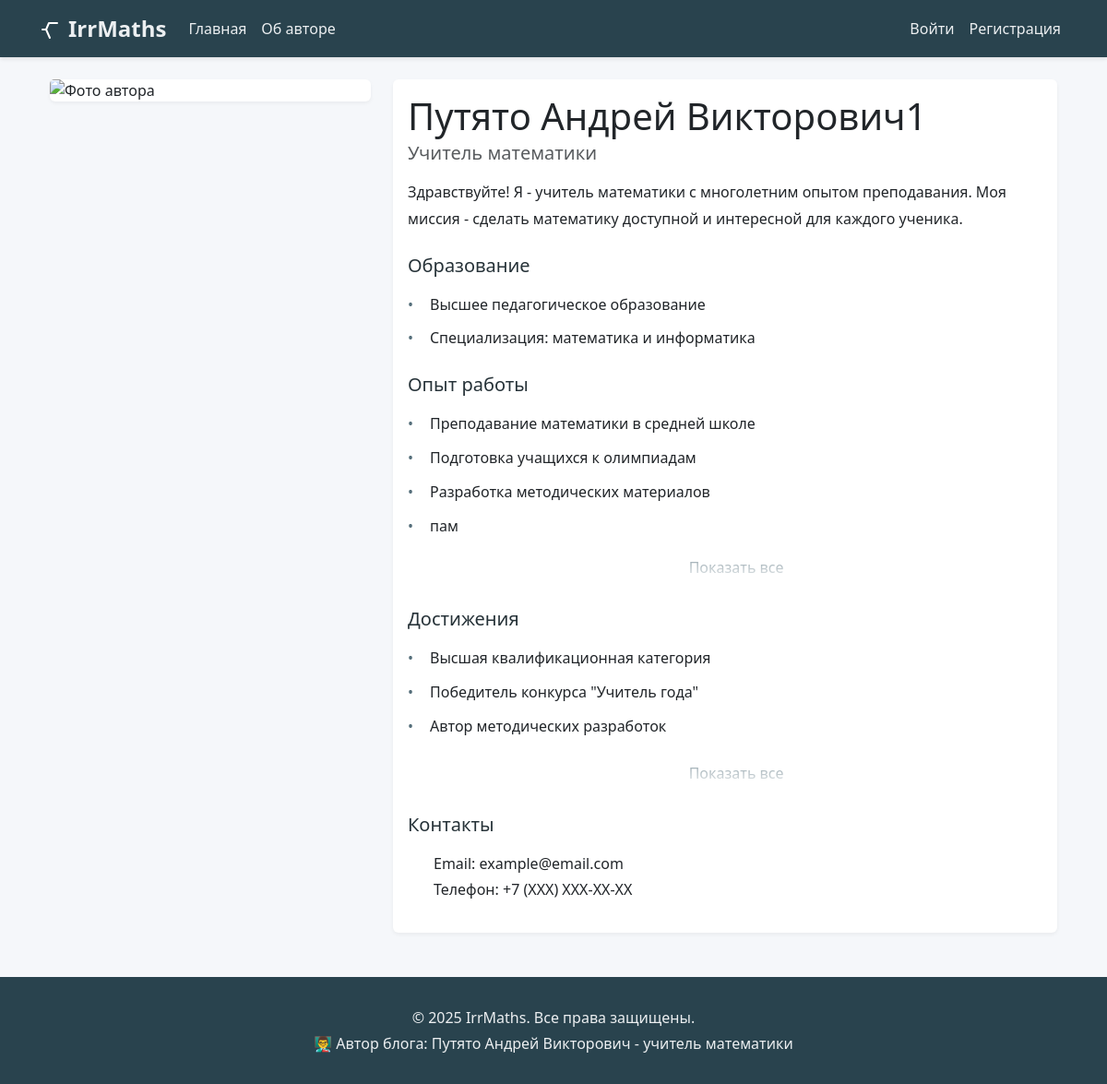
/about, run on the app's committed database.
### app.py (models this page shows)
class AuthorInfo(db.Model):
    id = db.Column(db.Integer, primary_key=True)
    name = db.Column(db.String(100), nullable=False)
    position = db.Column(db.String(100), nullable=False)
    description = db.Column(db.Text, nullable=False)
    education = db.Column(db.Text, nullable=False)
    experience = db.Column(db.Text, nullable=False)
    achievements = db.Column(db.Text, nullable=False)
    email = db.Column(db.String(120), nullable=False)
    phone = db.Column(db.String(20), nullable=False)
    image_path = db.Column(db.String(200))

### app.py (the view)
@app.route('/about')
def about():
    author_info = AuthorInfo.query.first()
    return render_template('about.html', title='Об авторе', author_info=author_info)

### templates/about.html (shortened to what this page needs)
{% extends "layout.html" %}
{% block content %}
<div class="container mt-4">
    <div class="row">
        <div class="col-md-4">
            <div class="card">
                {% if author_info and author_info.image_path %}
                    <img src="{{ url_for('static', filename=author_info.image_path) }}" class="card-img-top" alt="Фото автора">
                {% else %}
                    <img src="{{ url_for('static', filename='images/default_author.jpg') }}" class="card-img-top" alt="Фото автора">
                {% endif %}
            </div>
        </div>
        <div class="col-md-8">
            <div class="card">
                <div class="card-body">
                    <h1 class="card-title">
                        {% if author_info %}
                            {{ author_info.name }}
                        {% else %}
                            Путято Андрей Викторович
                        {% endif %}
                    </h1>
                    <h5 class="card-subtitle mb-3 text-muted">
                        {% if author_info %}
                            {{ author_info.position }}
                        {% else %}
                            Учитель математики
                        {% endif %}
                    </h5>
                    <div class="about-content">
                        <p>
                            {% if author_info %}
                                {{ author_info.description }}
                            {% else %}
                                Здравствуйте! Я - учитель математики с многолетним опытом преподавания. Моя миссия - сделать математику доступной и интересной для каждого ученика.
                            {% endif %}
                        </p>
                        <h4 class="mt-4">Образование</h4>
                        <ul>
                            {% if author_info %}
                                {% for item in author_info.education.split('\n') %}
                                    <li>{{ item }}</li>
                                {% endfor %}
                            {% else %}
                                <li>Высшее педагогическое образование</li>
                                <li>Специализация: математика и информатика</li>
                            {% endif %}
                        </ul>
                        <h4 class="mt-4">Опыт работы</h4>
                        <div class="experience-container">
                            <div class="experience-content collapsed">
                                <ul>
                                    {% if author_info %}
                                        {% for item in author_info.experience.split('\n') %}
                                            <li>{{ item }}</li>
                                        {% endfor %}
                                    {% else %}
                                        <li>Преподавание математики в средней школе</li>
                                        <li>Подготовка учащихся к олимпиадам</li>
                                        <li>Разработка методических материалов</li>
                                    {% endif %}
                                </ul>
                            </div>
                            <button class="btn btn-link experience-toggle" type="button">
                                <i class="fas fa-chevron-down"></i> Показать все
                            </button>
                        </div>
                        <h4 class="mt-4">Достижения</h4>
                        <div class="achievements-container">
                            <div class="achievements-content collapsed">
                                <ul>
                                    {% if author_info %}
                                        {% for item in author_info.achievements.split('\n') %}
                                            <li>{{ item }}</li>
                                        {% endfor %}
                                    {% else %}
                                        <li>Высшая квалификационная категория</li>
                                        <li>Победитель конкурса "Учитель года"</li>
                                        <li>Автор методических разработок</li>
                                    {% endif %}
                                </ul>
                            </div>
                            <button class="btn btn-link achievements-toggle" type="button">
                                <i class="fas fa-chevron-down"></i> Показать все
                            </button>
                        </div>
                        <h4 class="mt-4">Контакты</h4>
                        <p>
                            Email:
                            {% if author_info %}
                                {{ author_info.email }}
                            {% else %}
                                example@email.com
                            {% endif %}
                            <br>
                            Телефон:
                            {% if author_info %}
                                {{ author_info.phone }}
                            {% else %}
                                +7 (XXX) XXX-XX-XX
                            {% endif %}
                        </p>
                    </div>
                </div>
            </div>
        </div>
    </div>
</div>
{% endblock %}

### templates/layout.html (shortened to what this page needs)
<!DOCTYPE html>
<html lang="ru">
<head>
    <link href="{{ url_for('static', filename='css/bootstrap.min.css') }}" rel="stylesheet">
    <link href="{{ url_for('static', filename='css/font-awesome.min.css') }}" rel="stylesheet">
    <link href="{{ url_for('static', filename='css/style.css') }}" rel="stylesheet">
</head>
<body>
    <nav class="navbar navbar-expand-lg navbar-dark">
        <div class="container">
            <a class="navbar-brand" href="{{ url_for('home') }}">
                <img src="{{ url_for('static', filename='images/logo.svg') }}" alt="Логотип" class="site-logo">IrrMaths
            </a>
            <div class="collapse navbar-collapse" id="navbarNav">
                <ul class="navbar-nav me-auto mb-2 mb-lg-0">
                    <li class="nav-item">
                        <a class="nav-link" href="{{ url_for('home') }}">Главная</a>
                    </li>
                    <li class="nav-item">
                        <a class="nav-link" href="{{ url_for('about') }}">Об авторе</a>
                    </li>
                </ul>
                <ul class="navbar-nav">
                    {% if current_user.is_authenticated %}
                        <li class="nav-item">
                            <a class="nav-link" href="{{ url_for('logout') }}">Выйти</a>
                        </li>
                    {% else %}
                        <li class="nav-item">
                            <a class="nav-link" href="{{ url_for('login') }}">Войти</a>
                        </li>
                        <li class="nav-item">
                            <a class="nav-link" href="{{ url_for('register') }}">Регистрация</a>
                        </li>
                    {% endif %}
                </ul>
            </div>
        </div>
    </nav>
    <main class="container mt-4">
        {% block content %}{% endblock %}
    </main>
    <footer class="footer">
        <div class="container">
            <div class="row">
                <div class="col-md-12 text-center">
                    <p class="mb-1">&copy; 2025 IrrMaths. Все права защищены.</p>
                    <p class="mb-0">
                        👨‍🏫 Автор блога: Путято Андрей Викторович - учитель математики
                    </p>
                </div>
            </div>
        </div>
    </footer>
</body>
</html>

### static/css/style.css (style rules this page uses)
:root { --primary-color: #546e7a; --primary-dark: #455a64; --secondary-color: #29434e; --text-color: #263238; --text-light: #90a4ae; --text-white: #eceff1; --bg-light: #f5f7fa; --bg-white: #ffffff; --accent-yellow: #78909c; --accent-gray: #b0bec5; --accent-light: #e2f1f8; --input-border: #3498db; --input-shadow: rgba(52, 152, 219, 0.25); --card-shadow: rgba(0, 0, 0, 0.05); --card-shadow-hover: rgba(0, 0, 0, 0.1); --font-family-base: 'Segoe UI', Tahoma, Geneva, Verdana, sans-serif; --font-size-base: 1rem; --font-size-sm: 0.875rem; --font-size-lg: 1.25rem; --font-size-xl: 1.5rem; --font-size-2xl: 2rem; --font-weight-normal: 400; --font-weight-medium: 500; --font-weight-bold: 600; --line-height-base: 1.5; --line-height-relaxed: 1.8; }
body { background-color: var(--bg-light); font-family: var(--font-family-base); font-size: var(--font-size-base); line-height: var(--line-height-base); }
.navbar { background-color: var(--secondary-color); box-shadow: 0 2px 4px var(--card-shadow-hover); }
.navbar-brand { font-size: var(--font-size-xl); font-weight: var(--font-weight-bold); color: var(--text-white) !important; }
.nav-link { color: var(--text-white) !important; transition: none; }
.card { border: none; box-shadow: 0 2px 4px var(--card-shadow); transition: none; }
.footer { background-color: var(--secondary-color); color: var(--text-white); padding: 2rem 0; margin-top: 3rem; }
.about-content { line-height: var(--line-height-relaxed); }
.about-content h4 { color: var(--text-color); margin-bottom: 1rem; font-size: var(--font-size-lg); font-weight: var(--font-weight-medium); }
.about-content ul { list-style-type: none; padding-left: 0; }
.about-content ul li { margin-bottom: 0.5rem; padding-left: 1.5rem; position: relative; }
.about-content ul li:before { content: "•"; color: var(--primary-color); position: absolute; left: 0; }
.about-content i { color: var(--primary-color); width: 20px; text-align: center; }
.btn { transition: none; }
.achievements-container { position: relative; }
.achievements-content { max-height: 150px; overflow: hidden; transition: max-height 0.3s ease-out; }
.achievements-content::after { content: ''; position: absolute; bottom: 0; left: 0; right: 0; height: 50px; background: linear-gradient(to bottom, transparent, var(--bg-white)); pointer-events: none; opacity: 1; transition: opacity 0.3s ease-out; }
.achievements-toggle { display: block; width: 100%; text-align: center; padding: 0.5rem 0; color: var(--primary-color); text-decoration: none; background: none; border: none; cursor: pointer; }
.achievements-toggle i { transition: transform 0.3s ease; }
.experience-container { position: relative; }
.experience-content { max-height: 150px; overflow: hidden; transition: max-height 0.3s ease-out; }
.experience-content::after { content: ''; position: absolute; bottom: 0; left: 0; right: 0; height: 50px; background: linear-gradient(to bottom, transparent, var(--bg-white)); pointer-events: none; opacity: 1; transition: opacity 0.3s ease-out; }
.experience-toggle { display: block; width: 100%; text-align: center; padding: 0.5rem 0; color: var(--primary-color); text-decoration: none; background: none; border: none; cursor: pointer; }
.experience-toggle i { transition: transform 0.3s ease; }
.site-logo { width: 24px; height: 24px; display: inline-block; vertical-align: middle; margin-right: 0.5rem; }

### data on the page
AuthorInfo: name "Путято Андрей Викторович1", position "Учитель математики", description "Здравствуйте! Я - учитель математики с многолетним опытом преподавания. Моя миссия - сделать математику доступной и интересной для каждого ученика.", email "example@email.com", phone "+7 (XXX) XXX-XX-XX"

### other printed values
{{ item }} "Высшее педагогическое образование" "Специализация: математика и информатика"
{{ item }} "Преподавание математики в средней школе" "Подготовка учащихся к олимпиадам" "Разработка методических материалов" "пам"
{{ item }} "Высшая квалификационная категория" "Победитель конкурса \"Учитель года\"" "Автор методических разработок"
